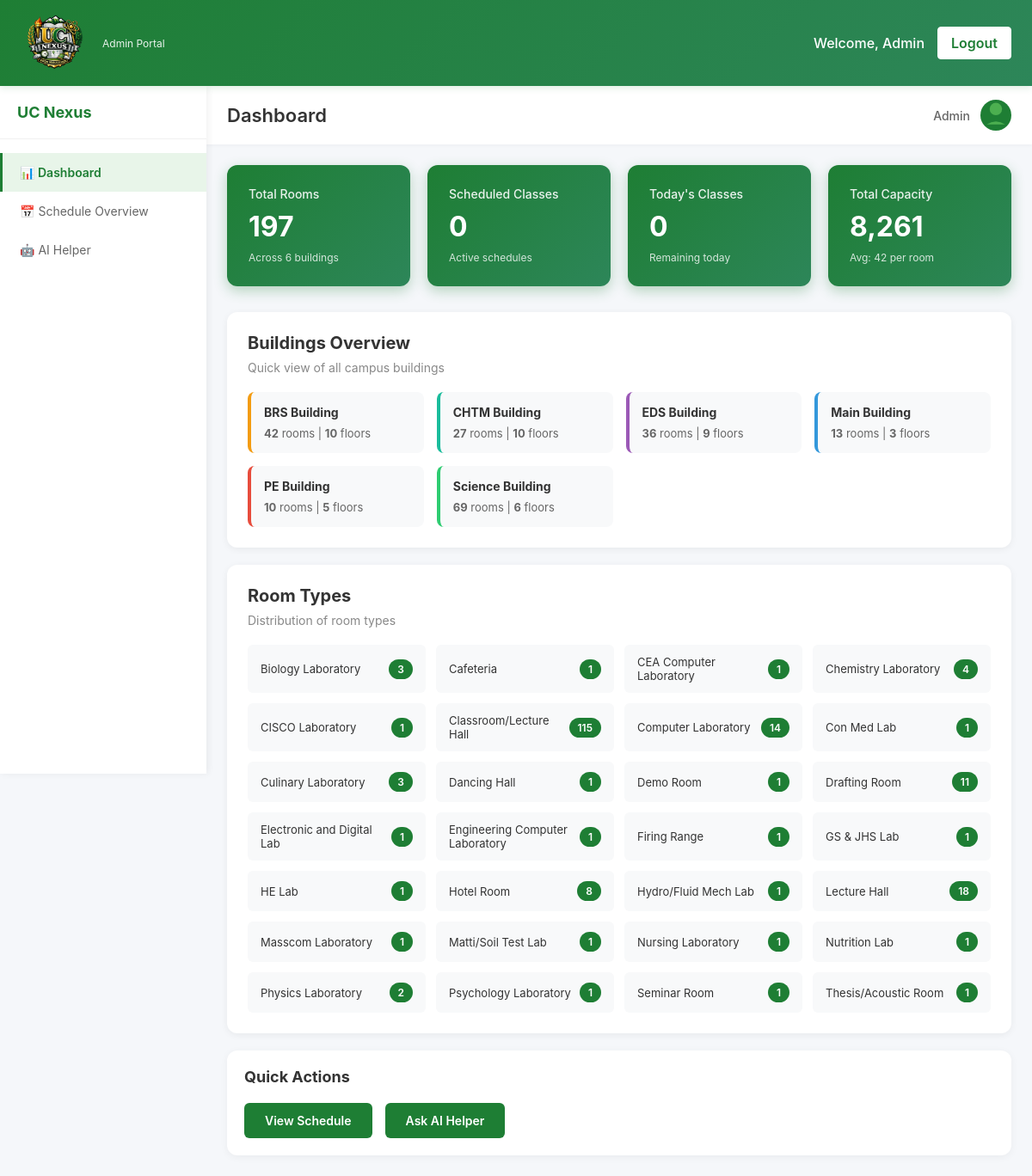
The app's page / (signed in) with its own data.
### tables this page shows
CREATE TABLE IF NOT EXISTS `buildings` (
    `id` VARCHAR(10) PRIMARY KEY,
    `name` VARCHAR(100) NOT NULL,
    `full_name` VARCHAR(255) NOT NULL,
    `floors` INT NOT NULL DEFAULT 1,
    `color` VARCHAR(20) DEFAULT '#3498db',
    `created_at` TIMESTAMP DEFAULT CURRENT_TIMESTAMP,
    `updated_at` TIMESTAMP DEFAULT CURRENT_TIMESTAMP ON UPDATE CURRENT_TIMESTAMP
);

### config/database.php (called while the page is built, shortened)
<?php
function getDBConnection() {
    static $pdo = null;
    if ($pdo === null) {
        try {
            $dsn = "mysql:host=" . DB_HOST . ";port=" . DB_PORT . ";dbname=" . DB_NAME . ";charset=utf8mb4";
            $options = [
                PDO::ATTR_ERRMODE => PDO::ERRMODE_EXCEPTION,
                PDO::ATTR_DEFAULT_FETCH_MODE => PDO::FETCH_ASSOC,
                PDO::ATTR_EMULATE_PREPARES => false,
            ];
            $pdo = new PDO($dsn, DB_USER, DB_PASS, $options);
        } catch (PDOException $e) {
            if (strpos($e->getMessage(), 'Unknown database') !== false) {
                return null;
            }
            throw new Exception("Database connection failed: " . $e->getMessage());
        }
    }
    return $pdo;
}
function isDatabaseSetup() {
    try {
        $pdo = getDBConnection();
        $stmt = $pdo->query("SHOW TABLES LIKE 'rooms'");
        return $stmt->rowCount() > 0;
    } catch (Exception $e) {
        return false;
    }
}
function dbQuery($sql, $params = []) {
    $pdo = getDBConnection();
    $stmt = $pdo->prepare($sql);
    $stmt->execute($params);
    return $stmt;
}
function dbFetchAll($sql, $params = []) {
    return dbQuery($sql, $params)->fetchAll();
}
function dbFetchOne($sql, $params = []) {
    return dbQuery($sql, $params)->fetch();
}

### data/rooms.php (called while the page is built, shortened)
<?php
require_once __DIR__ . '/../config/database.php';
$ROOM_TYPES = [
    'computer-lab' => 'Computer Laboratory',
    'classroom' => 'Classroom/Lecture Hall',
    'lecture-hall' => 'Lecture Hall',
    'chemistry-lab' => 'Chemistry Laboratory',
    'physics-lab' => 'Physics Laboratory',
    'biology-lab' => 'Biology Laboratory',
    'engineering-lab' => 'Engineering Laboratory',
    'drafting-room' => 'Drafting Room',
    'nursing-lab' => 'Nursing Laboratory',
    'culinary-lab' => 'Culinary Laboratory',
    'demo-room' => 'Demo Room',
    'conference' => 'Conference Room',
    'office' => 'Office',
    'gym' => 'Gymnasium',
    'other' => 'Other'
];
function getTotalRooms() {
    if (!isDatabaseSetup()) {
        return 0;
    }
    $result = dbFetchOne("SELECT COUNT(*) as count FROM rooms WHERE is_active = 1");
    return (int)$result['count'];
}
function getRoomStatistics() {
    if (!isDatabaseSetup()) {
        return [
            'total' => 0,
            'byBuilding' => [],
            'byType' => [],
            'totalCapacity' => 0,
            'avgCapacity' => 0
        ];
    }
    $stats = [
        'total' => 0,
        'byBuilding' => [],
        'byType' => [],
        'totalCapacity' => 0,
        'avgCapacity' => 0
    ];
    $totals = dbFetchOne("SELECT COUNT(*) as total, SUM(capacity) as totalCap, AVG(capacity) as avgCap FROM rooms WHERE is_active = 1");
    $stats['total'] = (int)$totals['total'];
    $stats['totalCapacity'] = (int)$totals['totalCap'];
    $stats['avgCapacity'] = round($totals['avgCap']);
    $byBuilding = dbFetchAll("SELECT building_id, COUNT(*) as count FROM rooms WHERE is_active = 1 GROUP BY building_id");
    foreach ($byBuilding as $row) {
        $stats['byBuilding'][$row['building_id']] = (int)$row['count'];
    }
    $byType = dbFetchAll("SELECT type, COUNT(*) as count FROM rooms WHERE is_active = 1 GROUP BY type");
    foreach ($byType as $row) {
        $stats['byType'][$row['type']] = (int)$row['count'];
    }
    return $stats;
}
function getRoomTypes() {
    if (!isDatabaseSetup()) {
        global $ROOM_TYPES;
        return $ROOM_TYPES;
    }
    $types = dbFetchAll("SELECT id, name FROM room_types ORDER BY name");
    $result = [];
    foreach ($types as $type) {
        $result[$type['id']] = $type['name'];
    }
    return $result;
}

### data/buildings.php (called while the page is built, shortened)
<?php
require_once __DIR__ . '/../config/database.php';
function getAllBuildings() {
    if (!isDatabaseSetup()) {
        return [];
    }
    $buildings = dbFetchAll("
        SELECT b.*,
               COUNT(r.id) as room_count
        FROM buildings b
        LEFT JOIN rooms r ON b.id = r.building_id AND r.is_active = 1
        GROUP BY b.id
        ORDER BY b.name
    ");
    $result = [];
    foreach ($buildings as $building) {
        $result[$building['id']] = [
            'id' => $building['id'],
            'name' => $building['full_name'] . ' (' . $building['id'] . ' Building)',
            'fullName' => $building['full_name'],
            'totalRooms' => (int)$building['room_count'],
            'floors' => (int)$building['floors'],
            'color' => $building['color']
        ];
    }
    return $result;
}

### data/schedules.php (called while the page is built, shortened)
<?php
require_once __DIR__ . '/../config/database.php';
function getAllSchedules() {
    if (!isDatabaseSetup()) {
        return [];
    }
    $schedules = dbFetchAll("SELECT * FROM schedules WHERE is_active = 1 ORDER BY COALESCE(schedule_date, '9999-12-31'), start_time");
    return array_map(function($s) {
        return formatScheduleFromDB($s);
    }, $schedules);
}
function getTodaySchedules() {
    if (!isDatabaseSetup()) {
        return [];
    }
    $today = date('Y-m-d');
    $dayName = strtolower(date('l'));
    $schedules = dbFetchAll(
        "SELECT * FROM schedules
         WHERE is_active = 1
         AND (schedule_date = ? OR (schedule_date IS NULL AND LOWER(days) LIKE ?))
         ORDER BY start_time",
        [$today, '%' . $dayName . '%']
    );
    return array_map(function($s) {
        return formatScheduleFromDB($s);
    }, $schedules);
}

### pages/dashboard.php (the view, shortened to what this page needs)
<?php
require_once __DIR__ . '/../data/buildings.php';
require_once __DIR__ . '/../data/rooms.php';
require_once __DIR__ . '/../data/schedules.php';
$useDatabase = isDatabaseSetup();
$allSchedules = $useDatabase ? getAllSchedules() : ($_SESSION['schedules'] ?? []);
$totalRooms = getTotalRooms();
$totalSchedules = count($allSchedules);
$roomStats = getRoomStatistics();
$buildings = getAllBuildings();
$today = date('Y-m-d');
$currentTime = date('H:i');
if ($useDatabase) {
    $todaySchedules = getTodaySchedules();
} else {
    $todaySchedules = array_filter($allSchedules, function($schedule) use ($today) {
        return isset($schedule['date']) && $schedule['date'] === $today;
    });
}
$todaySchedules = array_filter($todaySchedules, function($schedule) use ($currentTime) {
    $endTime = $schedule['endTime'] ?? '23:59';
    return $endTime > $currentTime;
});
usort($todaySchedules, function($a, $b) {
    return strcmp($a['startTime'] ?? '', $b['startTime'] ?? '');
});
?>
<section id="dashboard" class="tab-content active">
    <div class="dashboard-grid">
        <div class="stat-card">
            <h3>Total Rooms</h3>
            <p class="stat-number"><?php echo $totalRooms; ?></p>
            <small>Across <?php echo count($buildings); ?> buildings</small>
        </div>
        <div class="stat-card">
            <h3>Scheduled Classes</h3>
            <p class="stat-number"><?php echo $totalSchedules; ?></p>
            <small>Active schedules</small>
        </div>
        <div class="stat-card">
            <h3>Today's Classes</h3>
            <p class="stat-number"><?php echo count($todaySchedules); ?></p>
            <small>Remaining today</small>
        </div>
        <div class="stat-card">
            <h3>Total Capacity</h3>
            <p class="stat-number"><?php echo number_format($roomStats['totalCapacity']); ?></p>
            <small>Avg: <?php echo $roomStats['avgCapacity']; ?> per room</small>
        </div>
    </div>
    <div class="card">
        <h2>Buildings Overview</h2>
        <p class="subtitle">Quick view of all campus buildings</p>
        <div class="buildings-grid">
            <?php foreach ($buildings as $building): ?>
            <div class="building-card" style="border-left: 4px solid <?php echo $building['color']; ?>">
                <h4><?php echo htmlspecialchars($building['fullName']); ?></h4>
                <p><strong><?php echo $building['totalRooms']; ?></strong> rooms | <strong><?php echo $building['floors']; ?></strong> floors</p>
            </div>
            <?php endforeach; ?>
        </div>
    </div>
    <div class="card">
        <h2>Room Types</h2>
        <p class="subtitle">Distribution of room types</p>
        <div class="room-types-grid">
            <?php
            $roomTypes = getRoomTypes();
            foreach ($roomStats['byType'] as $type => $count):
                $typeName = isset($roomTypes[$type]) ? $roomTypes[$type] : ucfirst(str_replace('-', ' ', $type));
            ?>
            <div class="room-type-item">
                <span class="type-name"><?php echo $typeName; ?></span>
                <span class="type-count"><?php echo $count; ?></span>
            </div>
            <?php endforeach; ?>
        </div>
    </div>
    <div class="quick-actions">
        <h2>Quick Actions</h2>
        <div class="action-buttons">
            <a href="?page=schedule" class="btn-action">View Schedule</a>
            <a href="?page=ai-helper" class="btn-action">Ask AI Helper</a>
        </div>
    </div>
</section>

### records on screen
buildings: full_name "BRS Building", totalRooms "42", floors "10"
buildings: full_name "CHTM Building", totalRooms "27", floors "10"
buildings: full_name "EDS Building", totalRooms "36", floors "9"
buildings: full_name "Main Building", totalRooms "13", floors "3"
buildings: full_name "PE Building", totalRooms "10", floors "5"
buildings: full_name "Science Building", totalRooms "69", floors "6"

### other values on screen
$adminName "Admin"
$titles[$page] "Dashboard"
$totalRooms "197"
count($buildings) "6"
$totalSchedules "0"
count($todaySchedules) "0"
$roomStats['totalCapacity'] "8,261"
$roomStats['avgCapacity'] "42"
$typeName "Biology Laboratory"
$count "3"
$typeName "Cafeteria"
$count "1"
$typeName "CEA Computer Laboratory"
$typeName "Chemistry Laboratory"
$count "4"
